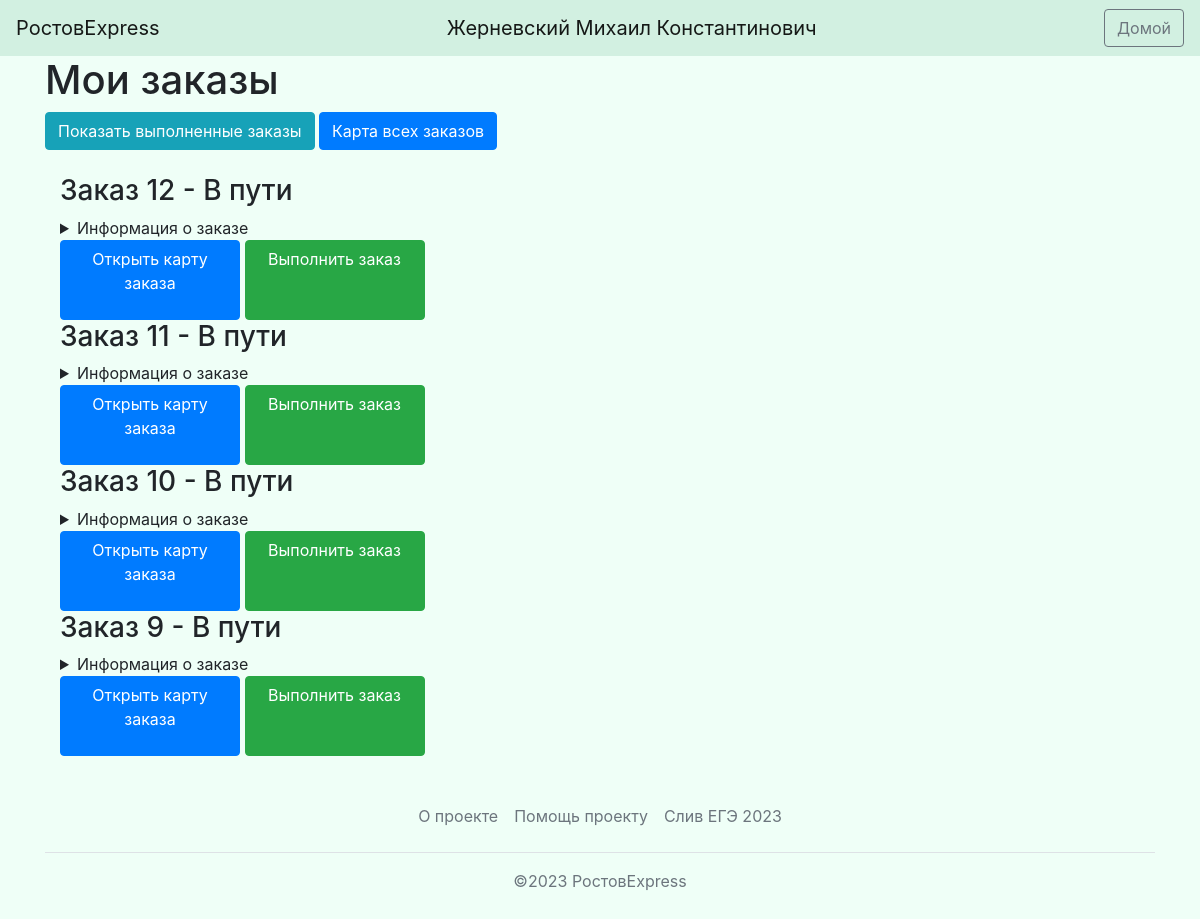
Screenshot of /orders/complete/list (signed in) with the database file from the repository.
### data/users.py (models this page shows, shortened)
class User(SqlAlchemyBase, UserMixin):
    __tablename__ = 'users'
    id = sqlalchemy.Column(sqlalchemy.Integer,
                           primary_key=True, autoincrement=True)
    name = sqlalchemy.Column(sqlalchemy.String, nullable=True)
    about = sqlalchemy.Column(sqlalchemy.String, nullable=True)
    email = sqlalchemy.Column(sqlalchemy.String,
                              index=True, unique=True, nullable=True)
    phone_number = sqlalchemy.Column(sqlalchemy.String,
                                     index=True, unique=True, nullable=True)
    hashed_password = sqlalchemy.Column(sqlalchemy.String, nullable=True)
    created_date = sqlalchemy.Column(sqlalchemy.DateTime, default=datetime.datetime.now)
    user_type = sqlalchemy.Column(sqlalchemy.Integer, nullable=True)
    c_id = sqlalchemy.Column(sqlalchemy.Integer, sqlalchemy.ForeignKey('couriers.id'), nullable=True)
    show_completed = sqlalchemy.Column(sqlalchemy.Boolean, default=0)
    sqlalchemy.orm.relation('Courier')

### data/orders.py (models this page shows)
class Order(SqlAlchemyBase):
    __tablename__ = 'orders'
    id = sqlalchemy.Column(sqlalchemy.Integer, primary_key=True)
    weight = sqlalchemy.Column(sqlalchemy.Float, nullable=True)
    region = sqlalchemy.Column(sqlalchemy.Integer, nullable=True)
    orders_courier = sqlalchemy.Column(sqlalchemy.Integer, sqlalchemy.ForeignKey('couriers.id'))
    user_id = sqlalchemy.Column(sqlalchemy.Integer, sqlalchemy.ForeignKey("users.id"))
    address = sqlalchemy.Column(sqlalchemy.String, nullable=True)
    complete_time = sqlalchemy.Column(sqlalchemy.String, nullable=True, default='')
    sqlalchemy.orm.relation('User')
    sqlalchemy.orm.relation('Courier')

### main.py (the view)
@app.route('/orders/complete/list', methods=['POST', 'GET'])
@login_required
def list_orders():
    if current_user.user_type < 2:
        return redirect('/')
    courier_id = current_user.c_id
    db_sess = db_session.create_session()
    orders = db_sess.query(Order).filter(Order.orders_courier == courier_id).all()
    items = collect_info_about_orders(orders, db_sess, current_user.show_completed)
    items.reverse()
    return render_template('uncompleted_orders.html', title='Несделанные заказы', items=items)

### data/db_session.py (called while the page is built)
def create_session() -> Session:
    global __factory
    return __factory()

### main.py (called while the page is built)
@login_manager.user_loader
def load_user(user_id):
    db_sess = db_session.create_session()
    return db_sess.query(User).get(user_id)

### templates/uncompleted_orders.html (shortened to what this page needs)
{% extends "base.html" %}
{% block content %}
    <h1>Мои заказы</h1>
    <a class="btn btn-info " href="/change_flag">
        {% if current_user.show_completed %}
            Скрыть выполненные заказы
        {% else %}
            Показать выполненные заказы
        {% endif %}
    </a>
    <a class="btn btn-primary " href="/orders/complete/map">Карта всех заказов</a>
    <br><br>
    {% for item in items %}
        <div class="container">
            <h3>Заказ {{ item[0].id }} -
                {% if item[2] == "" %}
                    Новый
                {% elif item[0].complete_time == "" %}
                    В пути
                {% else %}
                    Доставлен
                {% endif %}
            </h3>
            <details>
                <summary>
                    Информация о заказе
                </summary>
            </details>
            <a class="btn btn-primary" style="width: 180px; height:80px" href="/orders/view/{{ item[0].id }}">Открыть
                карту заказа</a>
            <a class="btn btn-success" style="width: 180px; height:80px" href="/orders/complete/{{ item[0].id }}">Выполнить
                заказ</a>
        </div>
    {% endfor %}
{% endblock %}

### templates/base.html (shortened to what this page needs)
<!doctype html>
<html lang="en">
<head>
    <link rel="stylesheet"
          href="https://stackpath.bootstrapcdn.com/bootstrap/4.4.1/css/bootstrap.min.css"
>
</head>
<body style="background-color: #effff7">
<header>
    <nav class="navbar navbar-light" style="background-color: #d2f0e1">
        <a class="navbar-brand" href="#">РостовExpress</a>
        {% if current_user.is_authenticated %}
            <a class="navbar-brand" href="/logout">{{ current_user.name }}</a>
            <a class="btn btn-outline-secondary" style="font-size: medium; text-align: justify" href="/">Домой</a>
        {% else %}
            <p>
                <a class="btn btn-primary " href="/register">Зарегистрироваться</a>
                <a class="btn btn-success" href="/login">Войти</a>
            </p>
        {% endif %}
    </nav>
</header>
<main role="main" class="container">
    {% block content %}{% endblock %}
</main>
<div class="container">
    <footer class="py-3 my-4">
        <ul class="nav justify-content-center border-bottom pb-3 mb-3">
            <li class="nav-item"><a
                    href="https://docs.google.com/document/d/181rVJnixCkqp7kEEYyXy6jRmIWrEmT0YMYidJ4JE5xg/edit?usp=sharing"
                    class="nav-link px-2 text-muted">О проекте</a></li>
            <li class="nav-item"><a href="/donations" class="nav-link px-2 text-muted">Помощь проекту</a></li>
            <li class="nav-item"><a href="https://www.youtube.com/watch?v=dQw4w9WgXcQ" class="nav-link px-2 text-muted">Слив
                ЕГЭ 2023</a></li>
        </ul>
        <p class="text-center text-muted">©2023 РостовExpress</p>
    </footer>
</div>
</body>
</html>

### rows the page displays
User: name "Жерневский Михаил Константинович"
Order: id "12", complete_time "В пути"
Order: id "11", complete_time "В пути"
Order: id "10", complete_time "В пути"
Order: id "9", complete_time "В пути"
